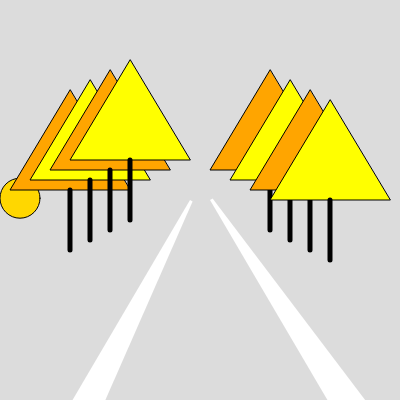
Frame 1 (no input)
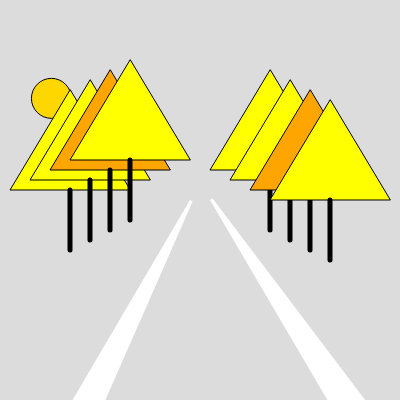
Frame 60 (no input)
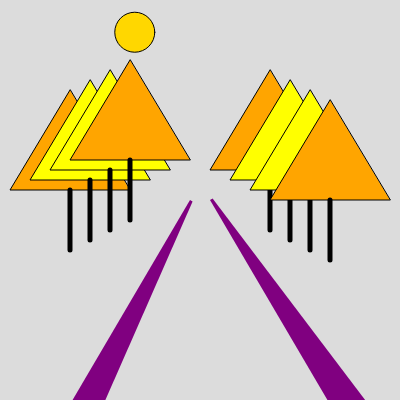
Frame 120 (the mouse pressed at the canvas centre since frame 60)

The p5.js sketch that drew these frames (run headless with seeded random() and noise() and a simulated clock; from frame 60 on, the mouse is pressed at the canvas centre):

// p5.js sketch
// ── sketch.js
let Path;
let treewidth;
let x = 20,
  y = 100,
  r = 20;
let speed = 1;
let speedy = -0.5;
let cR = 20,
  angle = 0,
  spacing = 20;
let flag = false;

function setup() {
  createCanvas(400, 400);
  good = new forestPath(190, 200, -100, "gold");
  bad = new forestPath(210, 200, 100, "purple");
}
function mousePressed() {
  good.clicked();
  bad.clicked();
}
function draw() {
  background(220);
  //Maze()

  Sun();

  for (i = 1; i < 5; i++) {
    if (random(1) < 0.5) {
      c = "yellow";
    } else {
      c = "orange";
    }
    tree(50 + 20 * i, 100 - 10 * i, c);
    tree(250 + 20 * i, 60 + 10 * i, c);
  }
  good.display();
  bad.display();
}

function tree(treetopx, treetopy, c) {
  treewidth = 60;
  treeheight = 100;
  push();
  x2 = treetopx - treewidth;
  y2 = treetopy + treeheight;
  x3 = treetopx + treewidth;
  y3 = treetopy + treeheight;
  fill(c);
  treetop = triangle(treetopx, treetopy, x2, y2, x3, y3);
  pop();
  push();
  strokeWeight(5);
  fill("black");
  treetrunk = line(treetopx, y3, treetopx, y3 + 60);
  pop();
}

//addeventlisteners are for DOM not pure custom build object

function forestPath(x, y, z, c) {
  this.x = x;
  this.y = y;
  this.z = z;
  this.c = c;
  this.clicked = function () {
    fill(c);
  };

  this.display = function () {
    push();

    noStroke();
    translate(this.x, this.y);
    rotate(this.z);
    //rect(0,0,30,height-treeheight)
    quad(0, 0, 3, 0, 50, height, 0, height);

    //print(dist(mouseX, mouseY,192,200))
    pop();
  };
}

function Sun() {
  push();
  fill("gold");
  //angle += 0.01*speed;
  angle += 0.01;

  basei = PI;

  fn = (basei + angle) * speed;

  if (fn >= 2 * PI || fn < PI) {
    if (flag == false) {
      speed = -speed;
      flag = true;
    }
  }

  console.log(speed + "," + fn + "," + cos(fn));

  let cX = width / 2 + 180 * cos(fn);
  let cY = height / 2 + 180 * sin(fn);
  ellipse(cX, cY, cR * 2);
  pop();
}

function Maze() {
  push();
  //background(0,0,0,noFill);
  if (random(1) < 0.5) {
    strokeWeight(3);
    line(x, y, x + spacing, y + spacing);
  } else {
    line(x + spacing, y, x, y + spacing);
  }

  x += spacing;

  if (x > width) {
    x = 0;
    y = y + spacing;
  }
  pop();
}
